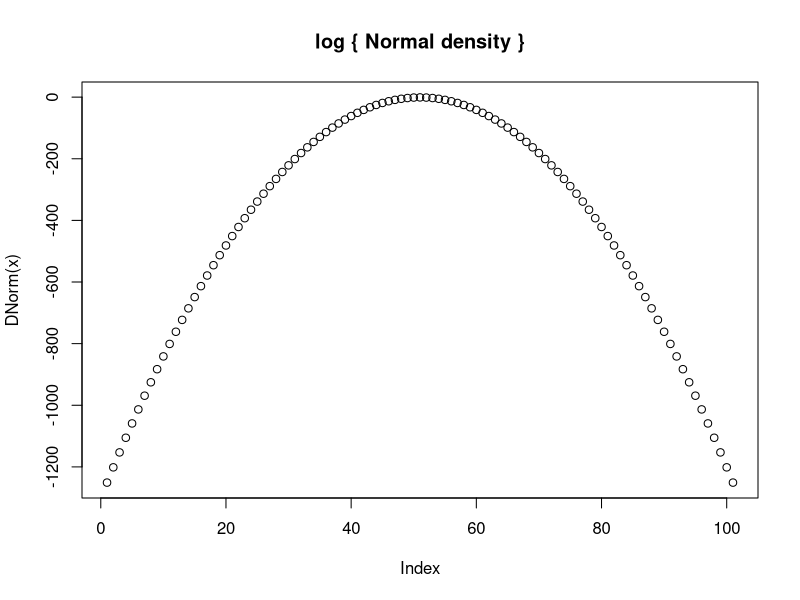
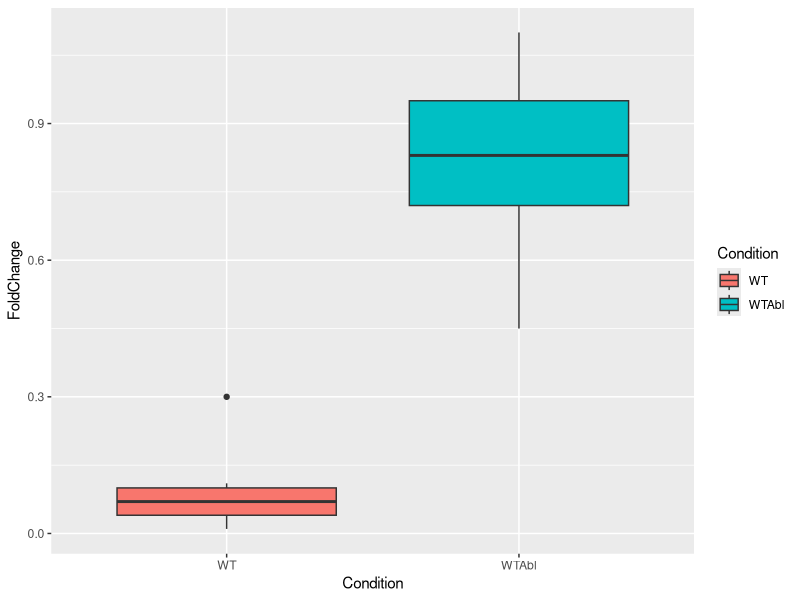

Write the R code that produced these figures, in order.
## ---- chunk 1
library(ggplot2)
library(TeachingDemos)
char2seed("Cruel April")
##################################################
# function: DNorm
# DNorm dist
# input: x is the vector of quantiles, m = vector of means, sd = vector of standard deviations
# output: S is a vector of species richness values
#------------------------------------------------- 

DNorm <- function(x=-50:50,m=0,sd=1){
  
  dNorm <- dnorm(x, mean=m,sd=sd,log = TRUE)
return(dNorm)
}
##################################################

head(DNorm())

##################################################
# function: DNormPlot
# plot DNorm distribution
# input: 
# output: smoothed curve with parameters in graph
#------------------------------------------------- 
DNormPlot <- function(x=-50:50,m=0,sd=1) {
  plot(DNorm(x),main = "log { Normal density }")
  return()
}
##################################################

DNormPlot()

## ---- chunk 2
####################################################
# Function: readData
# read in data frame
# input: file name (or nothing for the demo)
# output: 3-column data frame of observed data (ID, xVar, yVar)
#---------------------------------------------------
readData <- function(z=NULL) {
  if(is.null(z)){
    d <- read.table(file="testData.csv",header=TRUE,sep=",")
  }
  return(d)
}
####################################################

####################################################
# Function: plotData
# ggplot graph
# input: list of observed metric
# output: ggplot graph
#---------------------------------------------------
plotData <- function(z=NULL) {
  if(is.null(z)){
    d <- read.table(file="testData.csv",header=TRUE,sep=",")
  }
  p1 <- ggplot(data=d,aes(x=Condition,y=FoldChange,fill=Condition)) + geom_boxplot()
  return(print(p1))
  
}
###################################################
plotData()

####################################################
# Function: getMetric
# calculates variance
# input: 3-column dF for regression
# output: regression slope
#---------------------------------------------------
getMetric <- function(z=NULL) {
  if(is.null(z)){
     d <- read.table(file="testData.csv",header=TRUE,sep=",")
  }
  
  . <- aov(FoldChange~Condition,data=d) 
  . <- summary(.)[[1]][["Pr(>F)"]][[1]]
  pVal <- .
  
  return(pVal)
}

getMetricRandom <- function(d=shuffleData()) {

  . <- aov(FoldChange~Condition,data=d) 
  . <- summary(.)[[1]][["Pr(>F)"]][[1]]
  pVal <- .
  
  return(pVal)
}
####################################################

getMetric()

####################################################
# Function: shuffleData
# randomize data for variance analysis
# input: 2-column data frame (xVar,yVar)
# output: 2-column data frame (xVar,yVar)
#---------------------------------------------------
shuffleData <- function(z=NULL) {
  if(is.null(z)){
   z <- read.table(file="testData.csv",header=TRUE,sep=",")
   }
    z[,2] <- sample(z[,2])
 
  return(z)
}
####################################################

shuffleData()

####################################################
# Function: getPVal
# calculate p-value for observed, simulated data
# input: list of observed metric and vector of simulated metric
# output: lower, upper tail probability vector
#---------------------------------------------------
getPVal <- function(z=NULL) {
  if(is.null(z)){
    z <- list(xObs=runif(1),xSim=runif(1000))
  }
  
  pLower <- mean(z[[2]]<=z[[1]]) # mean of the second element (vector), when it's less than or equal to the first element (observed)
  pUpper <- mean(z[[2]]>=z[[1]])
  
  return(c(pL=pLower,pU=pUpper))
}
####################################################

getPVal()

####################################################
# Function: plotRanTest
# ggplot graph
# input: list of observed metric and vector of simulated metric
# output: ggplot graph
#---------------------------------------------------
plotRanTest <- function(z=NULL) {
  if(is.null(z)){
    z <- list(xObs=runif(1),xSim=runif(1000))
  }
  
  dF <- data.frame(ID=seq_along(z[[2]]),
                   xSim=z[[2]])
  p1 <- ggplot(data=dF,mapping=aes(x=xSim))
  p1 + geom_histogram(mapping=aes(fill=I("goldenrod"),color=I("black"))) + geom_vline(aes(xintercept=z[[1]],col="blue"))
  return(print(p1))
  
}
###################################################

#---------------------------------------------------
# Main body of the code

nSim <- 1000 # number of simulations
xSim <- rep(NA,nSim)

d <- readData()

xObs <- getMetric(d)
xObs

for(i in seq_len(nSim)){
  xSim[i] <- getMetricRandom()
}

slopes <- list(xObs,xSim)
getPVal(slopes)
